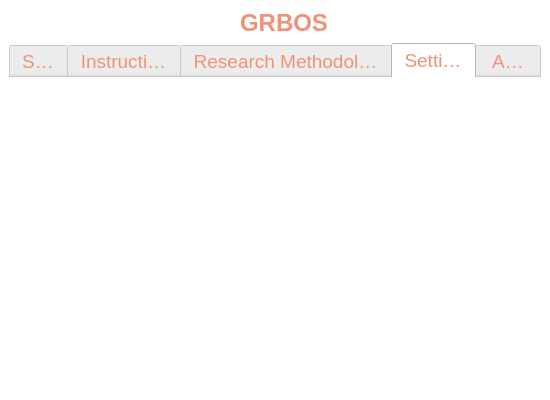
<?xml version="1.0" encoding="UTF-8"?>
<ui version="4.0">
 <class>GRBOS</class>
 <widget class="QMainWindow" name="GRBOS">
  <property name="windowModality">
   <enum>Qt::NonModal</enum>
  </property>
  <property name="enabled">
   <bool>true</bool>
  </property>
  <property name="geometry">
   <rect>
    <x>0</x>
    <y>0</y>
    <width>550</width>
    <height>400</height>
   </rect>
  </property>
  <property name="minimumSize">
   <size>
    <width>550</width>
    <height>400</height>
   </size>
  </property>
  <property name="font">
   <font>
    <family>Yu Gothic UI Semilight</family>
    <pointsize>10</pointsize>
   </font>
  </property>
  <property name="windowTitle">
   <string>GRBOS</string>
  </property>
  <property name="styleSheet">
   <string notr="true">color: rgb(241, 145, 117);
background-color: rgb(255, 255, 255);</string>
  </property>
  <property name="documentMode">
   <bool>false</bool>
  </property>
  <widget class="QWidget" name="centralwidget">
   <property name="styleSheet">
    <string notr="true"/>
   </property>
   <layout class="QGridLayout" name="gridLayout_3">
    <item row="1" column="0">
     <widget class="QTabWidget" name="tabWidget">
      <property name="minimumSize">
       <size>
        <width>80</width>
        <height>35</height>
       </size>
      </property>
      <property name="font">
       <font>
        <pointsize>14</pointsize>
        <weight>50</weight>
        <bold>false</bold>
       </font>
      </property>
      <property name="cursor">
       <cursorShape>ArrowCursor</cursorShape>
      </property>
      <property name="layoutDirection">
       <enum>Qt::LeftToRight</enum>
      </property>
      <property name="styleSheet">
       <string notr="true">color: rgb(241, 145, 117);
border:none;</string>
      </property>
      <property name="tabPosition">
       <enum>QTabWidget::North</enum>
      </property>
      <property name="tabShape">
       <enum>QTabWidget::Rounded</enum>
      </property>
      <property name="currentIndex">
       <number>3</number>
      </property>
      <property name="elideMode">
       <enum>Qt::ElideRight</enum>
      </property>
      <property name="documentMode">
       <bool>true</bool>
      </property>
      <property name="tabsClosable">
       <bool>false</bool>
      </property>
      <property name="tabBarAutoHide">
       <bool>false</bool>
      </property>
      <widget class="QWidget" name="tab_2">
       <attribute name="title">
        <string>Start</string>
       </attribute>
       <layout class="QGridLayout" name="gridLayout">
        <item row="0" column="0">
         <widget class="QPushButton" name="pushButton">
          <property name="minimumSize">
           <size>
            <width>150</width>
            <height>60</height>
           </size>
          </property>
          <property name="maximumSize">
           <size>
            <width>200</width>
            <height>100</height>
           </size>
          </property>
          <property name="styleSheet">
           <string notr="true">background-color: rgb(85, 170, 255);
color: rgb(255, 255, 255);</string>
          </property>
          <property name="text">
           <string>Establish Connection</string>
          </property>
         </widget>
        </item>
       </layout>
      </widget>
      <widget class="QWidget" name="tab_3">
       <attribute name="title">
        <string>Instructions</string>
       </attribute>
       <layout class="QGridLayout" name="gridLayout_4">
        <item row="0" column="0">
         <widget class="QLabel" name="label">
          <property name="text">
           <string/>
          </property>
          <property name="pixmap">
           <pixmap>gestures.png</pixmap>
          </property>
          <property name="scaledContents">
           <bool>true</bool>
          </property>
         </widget>
        </item>
       </layout>
      </widget>
      <widget class="QWidget" name="tab_6">
       <attribute name="title">
        <string>Research Methodology</string>
       </attribute>
       <layout class="QGridLayout" name="gridLayout_7">
        <item row="0" column="0">
         <widget class="QLabel" name="label_3">
          <property name="text">
           <string/>
          </property>
          <property name="pixmap">
           <pixmap>methodology.png</pixmap>
          </property>
          <property name="scaledContents">
           <bool>true</bool>
          </property>
         </widget>
        </item>
       </layout>
      </widget>
      <widget class="QWidget" name="tab">
       <attribute name="title">
        <string>Settings</string>
       </attribute>
      </widget>
      <widget class="QWidget" name="tab_4">
       <attribute name="title">
        <string>About</string>
       </attribute>
       <layout class="QGridLayout" name="gridLayout_6">
        <item row="0" column="0">
         <widget class="QLabel" name="label_2">
          <property name="text">
           <string/>
          </property>
          <property name="pixmap">
           <pixmap>manual.png</pixmap>
          </property>
          <property name="scaledContents">
           <bool>true</bool>
          </property>
         </widget>
        </item>
       </layout>
      </widget>
     </widget>
    </item>
    <item row="0" column="0">
     <layout class="QHBoxLayout" name="horizontalLayout_2">
      <item>
       <widget class="QLabel" name="logo">
        <property name="sizePolicy">
         <sizepolicy hsizetype="Fixed" vsizetype="Fixed">
          <horstretch>0</horstretch>
          <verstretch>0</verstretch>
         </sizepolicy>
        </property>
        <property name="maximumSize">
         <size>
          <width>40</width>
          <height>30</height>
         </size>
        </property>
        <property name="styleSheet">
         <string notr="true">margin-left:5px;</string>
        </property>
        <property name="text">
         <string/>
        </property>
        <property name="pixmap">
         <pixmap>:/icons/logo.png</pixmap>
        </property>
        <property name="scaledContents">
         <bool>true</bool>
        </property>
       </widget>
      </item>
      <item>
       <spacer name="horizontalSpacer_3">
        <property name="orientation">
         <enum>Qt::Horizontal</enum>
        </property>
        <property name="sizeHint" stdset="0">
         <size>
          <width>40</width>
          <height>20</height>
         </size>
        </property>
       </spacer>
      </item>
      <item>
       <widget class="QLabel" name="botName">
        <property name="text">
         <string>&lt;html&gt;&lt;head/&gt;&lt;body&gt;&lt;p align=&quot;center&quot;&gt;&lt;span style=&quot; font-size:18pt; font-weight:600;&quot;&gt;GRBOS&lt;/span&gt;&lt;/p&gt;&lt;/body&gt;&lt;/html&gt;</string>
        </property>
       </widget>
      </item>
      <item>
       <spacer name="horizontalSpacer_4">
        <property name="orientation">
         <enum>Qt::Horizontal</enum>
        </property>
        <property name="sizeHint" stdset="0">
         <size>
          <width>40</width>
          <height>20</height>
         </size>
        </property>
       </spacer>
      </item>
     </layout>
    </item>
   </layout>
  </widget>
  <widget class="QStatusBar" name="statusbar"/>
  <action name="actionTask">
   <property name="checkable">
    <bool>true</bool>
   </property>
   <property name="text">
    <string>Task</string>
   </property>
  </action>
 </widget>
 <resources/>
 <connections/>
</ui>
